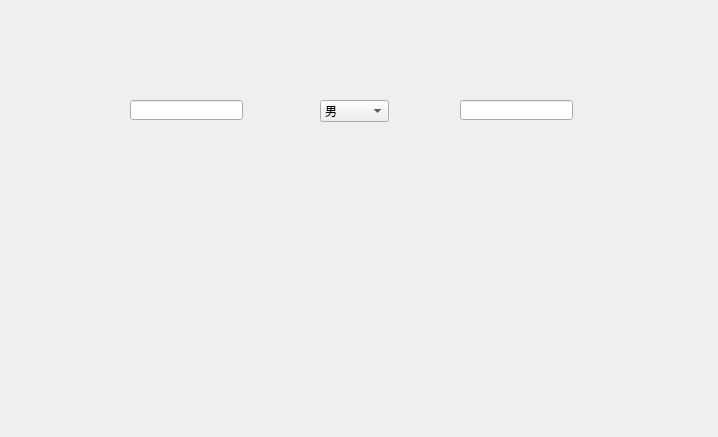
<?xml version="1.0" encoding="UTF-8"?>
<ui version="4.0">
 <class>Form</class>
 <widget class="QWidget" name="Form">
  <property name="geometry">
   <rect>
    <x>0</x>
    <y>0</y>
    <width>718</width>
    <height>437</height>
   </rect>
  </property>
  <property name="windowTitle">
   <string>Form</string>
  </property>
  <widget class="QLineEdit" name="lineEdit">
   <property name="geometry">
    <rect>
     <x>130</x>
     <y>100</y>
     <width>113</width>
     <height>20</height>
    </rect>
   </property>
  </widget>
  <widget class="QComboBox" name="comboBox">
   <property name="geometry">
    <rect>
     <x>320</x>
     <y>100</y>
     <width>69</width>
     <height>22</height>
    </rect>
   </property>
   <item>
    <property name="text">
     <string>男</string>
    </property>
   </item>
   <item>
    <property name="text">
     <string>女</string>
    </property>
   </item>
  </widget>
  <widget class="QLineEdit" name="lineEdit_2">
   <property name="geometry">
    <rect>
     <x>460</x>
     <y>100</y>
     <width>113</width>
     <height>20</height>
    </rect>
   </property>
  </widget>
 </widget>
 <resources/>
 <connections/>
</ui>
